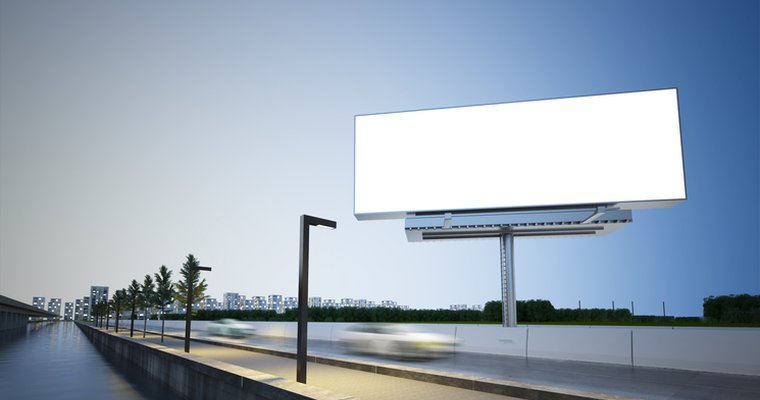
#> input picture PS3/billboard.jpg, 760 x 400 px
$ python pick-points.py billboard.jpg crop1.jpg
#> lines starting #> are read from the running program, lines starting #| are printed output that depends on the picture
import os
import imageio
import argparse
import numpy as np
import matplotlib.pyplot as plt
from matplotlib.widgets import Cursor

#############################################################################
# TODO: Add additional imports
#############################################################################

#############################################################################
#                             END OF YOUR CODE                              #
#############################################################################

c1 = []
c2 = []
number_of_points = 4

def onclick1(event):
    global ix, iy
    ix, iy = event.xdata, event.ydata

    global c1
    c1.append((ix, iy))

    plt.scatter(ix, iy, s=1, c='red', marker='o')

def onclick2(event):
    global ix, iy
    ix, iy = event.xdata, event.ydata

    global c2
    c2.append((ix, iy))

    plt.scatter(ix, iy, s=1, c='blue', marker='o')


def get_parser():
    parser = argparse.ArgumentParser(description="Points Selection")
    parser.add_argument("image1", type=str, help="path to image 1")
    parser.add_argument("image2", type=str, help="path to image 2")
    return parser


def pick_points(img1, img2):
    """
    Functionality to get manually identified corresponding points from two views.

    Inputs:
    - img1: The first image to select points from
    - img2: The second image to select points from

    Output:
    - coords1: An ndarray of shape (N, 2) with points from image 1
    - coords2: An ndarray of shape (N, 2) with points from image 2
    """
    ############################################################################
    # TODO: Implement pick_points
    ############################################################################

    fig, axes = plt.subplots(ncols=1)
    axes.imshow(img1)
    cursor1 = Cursor(axes, horizOn = True, vertOn = True, color = 'red', linewidth = 1)
    cid = fig.canvas.mpl_connect('button_press_event', onclick1)
    plt.show()

    fig, axes = plt.subplots(ncols=1)
    axes.imshow(img2)
    cursor1 = Cursor(axes, horizOn = True, vertOn = True, color = 'blue', linewidth = 1)
    cid = fig.canvas.mpl_connect('button_press_event', onclick2)
    plt.show()

    global c1
    global c2
    c1 = np.array(c1)
    c2 = np.array(c2)

    print(c1,c2)

    return c1, c2

    ############################################################################
    #                             END OF YOUR CODE
    ############################################################################


if __name__ == "__main__":
    args = get_parser().parse_args()

    img1 = np.asarray(imageio.imread(args.image1))
#> img1 is the input picture: shape (400, 760, 3); mean R, G, B 151.8, 165.9, 181.5
    img2 = np.asarray(imageio.imread(args.image2))
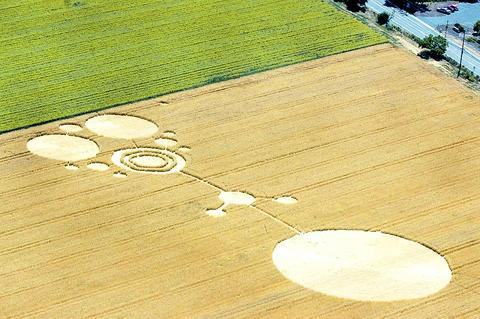
#> input picture PS3/crop1.jpg, 480 x 319 px
#> img2 is the input picture: shape (319, 480, 3); mean R, G, B 203.1, 193, 120.8

    coords1, coords2 = pick_points(img1, img2)
#> in pick_points, `plt.show()`:
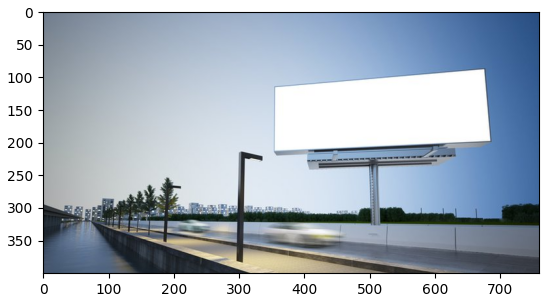
#> figure drawn by matplotlib, 1 panel
#> in pick_points, `plt.show()`:
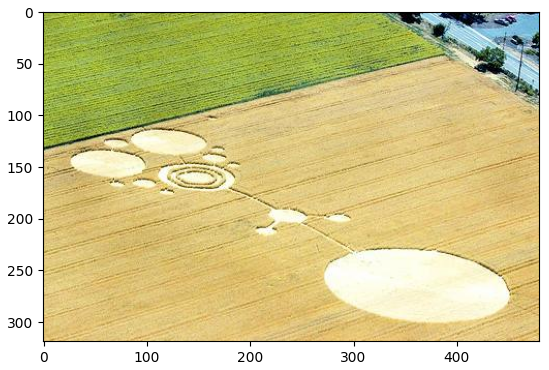
#> figure drawn by matplotlib, 1 panel
#> coords1 = empty array; coords2 = empty array

    assert len(coords1) == len(coords2), "The number of coordinates does not match"

    filename1 = os.path.splitext(args.image1)[0] + ".npy"
    filename2 = os.path.splitext(args.image2)[0] + ".npy"

    assert not os.path.exists(filename1), f"Output file {filename1} already exists"
    assert not os.path.exists(filename2), f"Output file {filename2} already exists"

    np.save(filename1, coords1)
    np.save(filename2, coords2)
